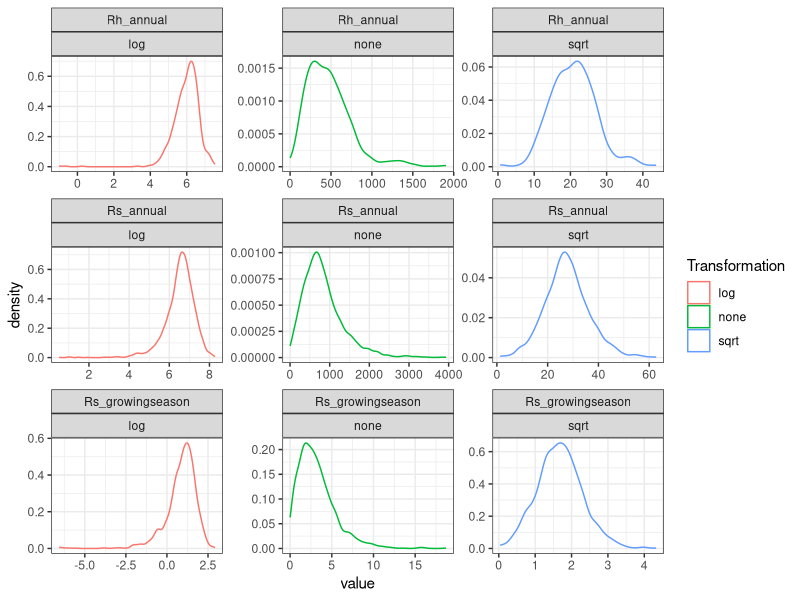

The R source for this figure: (Note: this script raises an error after producing the figure.)
## ---- chunk 1
#| include: false

library(dplyr)
library(tidyr)
library(ggplot2)
theme_set(theme_bw())
library(readr)
library(lubridate)

dat <- read_csv("srdb_joined_data.csv", show_col_types = FALSE)

message(nrow(dat), " rows of data")

dat %>% 
    filter(is.na(Rs_growingseason) | (Rs_growingseason > 0 & Rs_growingseason < 20)) %>% 
    filter(is.na(Rs_annual) | (Rs_annual > 0 & Rs_annual < 4000)) %>% 
    filter(is.na(Rh_annual) | (Rh_annual > 0 & Rh_annual < 2000)) %>% 
    replace_na(list(Biome = "Unknown")) ->
    dat_filtered

## ---- chunk 2
#| fig-width: 10
#| fig-height: 8

dat_filtered %>% 
    select(Rs_annual, Rh_annual, Rs_growingseason) %>% 
    pivot_longer(everything()) %>% 
    filter(!is.na(value), value > 0) %>% 
    rename(none = value) %>% 
    mutate(log = log(none), sqrt = sqrt(none)) %>% 
    
    pivot_longer(-name, names_to = "Transformation") %>% 
    ggplot(aes(value, color = Transformation)) + 
    geom_density() +
    facet_wrap(~ name + Transformation, scales = "free")

dat_filtered %>% 
    mutate(sqrt_Rs_annual = sqrt(Rs_annual),
           sqrt_Rh_annual = sqrt(Rh_annual),
           sqrt_Rs_growingseason = sqrt(Rs_growingseason)) ->
    dat_filtered

## ---- chunk 3
#| fig-width: 10
#| fig-height: 8

dat_filtered %>% 
    select(Biome, Ecosystem_type, sqrt_Rs_annual, sqrt_Rh_annual, sqrt_Rs_growingseason,
           Tair, Tsoil_lev1, VWC_lev1, Precip, LAI_high, 
           MODIS_NPP, MODIS_GPP) %>% 
    pivot_longer(Tair:MODIS_GPP, names_to = "covariate_name", values_to = "covariate_value") %>%
    pivot_longer(sqrt_Rs_annual:sqrt_Rs_growingseason) %>% 
    ggplot(aes(value, covariate_value, color = Biome)) + 
        facet_grid(covariate_name ~ name, scales = "free") +
        geom_point(na.rm = TRUE)

dat_filtered %>% 
    filter(!Biome == "Semi-arid", !Biome == "Unknown") %>% 
    select(Biome, Ecosystem_type, sqrt_Rs_annual, 
           Tair, Tsoil_lev1, VWC_lev1, Precip, LAI_high) %>% 
    pivot_longer(Tair:LAI_high, names_to = "covariate_name", values_to = "covariate_value") %>% 
    ggplot(aes(sqrt_Rs_annual, covariate_value, color = Biome)) + 
        facet_grid(covariate_name ~ Biome, scales = "free") +
        geom_point(na.rm = TRUE)
 
stn <- as.factor(dat_filtered$Soil_type_number)
nst <- length(unique(stn))
dat_filtered %>% 
    select(sqrt_Rs_growingseason, sqrt_Rs_annual, sqrt_Rh_annual) %>% 
    pairs(col = hcl.colors(nst, "Temps")[stn])

## ---- chunk 4

# Fit random forest model; i.v. in first column
library(ranger)
fit_and_test_rf <- function(x_train, x_val) {
    f <- as.formula(paste(colnames(x_train)[1], "~ ."))
    rf <- ranger::ranger(formula = f, data = x_train, importance = "impurity")
    
    preds <- predict(rf, data = x_val)$predictions
    obs <- pull(x_val[1])
    rss <- sum((preds - obs) ^ 2)
    tss <- sum((obs - mean(obs)) ^ 2)

    return(list(model = rf,
                training_r2 = rf$r.squared, 
                vars = importance(rf), 
                validation_r2 = 1 - rss / tss))
} # fit random forest model

dat_filtered %>% 
    select(Rs_annual, 
           Ecosystem_type, SPEI12, #MODIS_NPP, MODIS_GPP,
           Tair:LAI_high, Soil_type_name) %>% 
    filter(complete.cases(.)) -> test

message("The test dataset has ", dim(test)[1], " rows and ", dim(test)[2], " columns")
dim(test)
set.seed(123)
groups <- sample.int(n = 10, size = nrow(test), replace = TRUE)
test_train <- test[groups != 1,]
test_val <- test[groups == 1,]
message("The test training dataset has ", dim(test_train)[1], " rows and ", dim(test_train)[2], " columns")
message("The test validation dataset has ", dim(test_val)[1], " rows and ", dim(test_val)[2], " columns")

test_out <- fit_and_test_rf(x_train = test_train, x_val = test_val)
print(test_out)
## ---- chunk 5
#| echo: false

sessionInfo()
